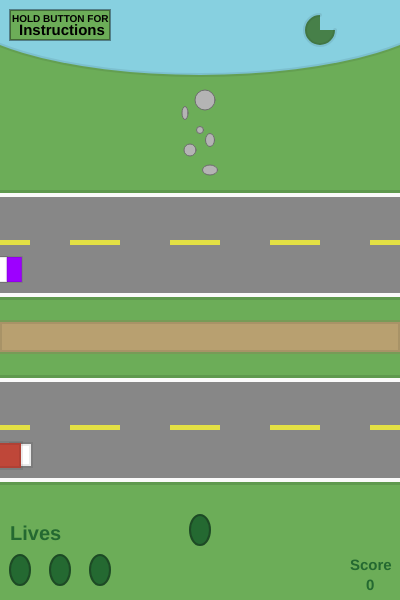
Frame 1 (no input)
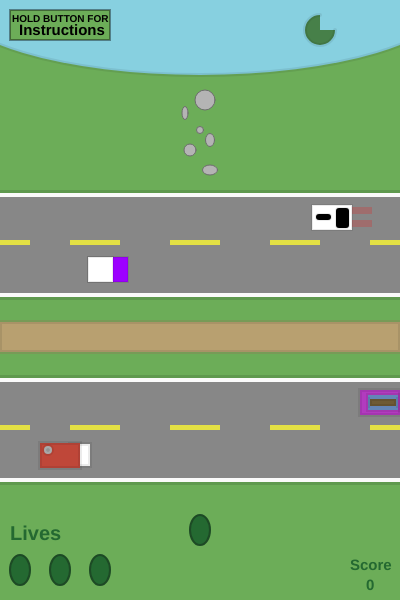
Frame 60 (no input)
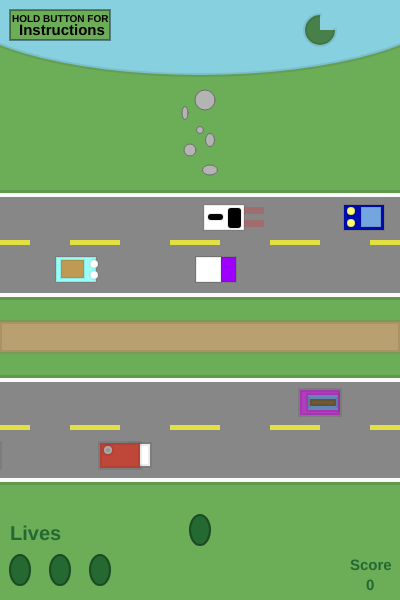
Frame 120 (the mouse pressed at the canvas centre since frame 60)

The p5.js sketch that drew these frames (run headless with seeded random() and noise() and a simulated clock; from frame 60 on, the mouse is pressed at the canvas centre):

// p5.js sketch
// ── sketch.js
//variables for bottom lane right
var carBottom_right1 = - 20
var carBottom_right2 = - 160
var carBottom_right3 = - 300

//variables for bottom lane left
var carBottom_left1 = 420
var carBottom_left2 = 560
var carBottom_left3 = 700


//variables for top lane right
var carTop_right1 = - 20
var carTop_right2 = - 160
var carTop_right3 = - 300


//variables for top lane left
var carTop_left1 = 420
var carTop_left2 = 560
var carTop_left3 = 700


//variables for gofer
var beaver = -100

//frog 
var frogY = 530
var frogX = 200

//Lives
var noLives = 3

//Score
var score = 0

function enviroment(){
 
  
  //pathway
  stroke(140, 122, 87, 90)
  strokeWeight(4)
  fill(184, 160, 112)
  rect(0, 322, 400, 30)
  
  //stones
  stroke(110)
  strokeWeight(1)
  fill(180)
  ellipse(205, 100, 20)
  ellipse(190, 150, 10)
  ellipse(190, 150, 5)
  ellipse(200, 130, 7)
  ellipse(190, 150, 12)
  ellipse(210, 170, 15, 10)
  ellipse(210, 140, 9, 13)
  ellipse(185, 113, 6, 13)
  
  //Bottom Road
  fill(0, 30)
  noStroke()
  rect(-10, 375, 420, 110)
  fill(135)
  stroke(250)
  strokeWeight(4)
  rect(-10, 380, 420, 100)
  fill(227, 224, 68)
  noStroke()
  rect(-20, 425, 50, 5)
  rect(70, 425, 50, 5)
  rect(170, 425, 50, 5)
  rect(270, 425, 50, 5)
  rect(370, 425, 50, 5)
  
  //Top Road
  fill(0, 30)
  noStroke()
  rect(-10, 190, 420, 110)
  fill(135)
  stroke(250)
  strokeWeight(4)
  rect(-10, 195, 420, 100)
  fill(227, 224, 68)
  noStroke()
  rect(-20, 240, 50, 5)
  rect(70, 240, 50, 5)
  rect(170, 240, 50, 5)
  rect(270, 240, 50, 5)
  rect(370, 240, 50, 5)
  
  //Pond
  stroke(2, 20)
  fill(135, 208, 224)
  ellipse(200, 0, 500, 150)
  fill(71, 128, 73)
  arc(320, 30, 30, 30, 0, PI+HALF_PI);
}



  // function for car 1
  function car1(){
  fill(255)
  rect(carBottom_right1 + 30, 444, 20, 22)
  fill(191, 71, 57)
  rect(carBottom_right1, 443, 40, 25)
  fill(200)
  ellipse(carBottom_right1 + 8, 450, 8)
  fill(160)
  ellipse(carBottom_right1 + 8, 450, 4)
}
  


  //function for car 2
  function car2(){
  fill(240, 184, 31)
  rect(carBottom_right2, 443, 40, 25)
  fill(255)
  ellipse(carBottom_right2 + 33, 450, 6)
  ellipse(carBottom_right2 + 33, 462, 6)
  rect(carBottom_right2 + 5, 450, 20, 10)
}



  //function for car 3
  function car3(){
  fill(68, 116, 189)
  rect(carBottom_right3, 443, 40, 25)
  fill(80, 150, 210)
  rect(carBottom_right3, 443, 20, 25)
  fill(255)
  rect(carBottom_right3 + 22, 450, 17, 10)
}



  //function for car 4
  function car4(){
  fill(178, 59, 191)
  rect(carBottom_left1, 390, 40, 25)
  fill(109, 144, 199)
  rect(carBottom_left1 + 8, 395, 30, 15)
  fill(110, 90, 53)
  rect(carBottom_left1 + 10, 399, 26, 7)
  }



  //function for car 5
  function car5(){
  fill(28, 217, 34)
  rect(carBottom_left2, 390, 40, 25)
  fill(200)
  rect(carBottom_left2 + 13, 393, 20, 19)
  }



  //function for car 6
  function car6(){
  fill(250, 238, 20)
  rect(carBottom_left3, 390, 40, 25)
  fill(255)
  rect(carBottom_left3 + 20, 392, 10, 20)
  fill(0)
  rect(carBottom_left3 + 24, 396, 2, 12)
  fill(252, 176, 33)
  ellipse(carBottom_left3 + 6, 396, 6)
  ellipse(carBottom_left3 + 6, 408, 6)
  strokeWeight(0)
  fill(255, 249, 66, 20)
  rect(carBottom_left3 - 20, 405, 20, 8)
  rect(carBottom_left3 - 20, 392, 20, 8)
  strokeWeight(2)
  }



  //function for car 7
  function car7(){
  fill(157, 0, 255)
  rect(carTop_right1, 257, 40, 25)
  fill(255)
  rect(carTop_right1, 257, 25, 25)
  }
  



  //function for car 8
  function car8(){
  fill(150, 255, 250)
  rect(carTop_right2, 257, 40, 25)
  fill(191, 154, 84)
  rect(carTop_right2 + 5, 260, 23, 18)
  fill(255)
  ellipse(carTop_right2 + 38, 264, 8)
  ellipse(carTop_right2 + 38, 275, 8)
  }



  //function for car 9
  function car9(){
  fill(206, 159, 237)
  rect(carTop_right3, 257, 40, 25)
  fill(165, 128, 189)
  rect(carTop_right3 + 10, 260, 17, 18)
  }


 
  //function for car 10
  function car10 (){
  fill(255)
  rect(carTop_left1, 205, 40, 25)
  fill(0)
  rect(carTop_left1 + 4, 214, 15, 6, 50)
  rect(carTop_left1 + 24, 208, 13, 20, 3)
  strokeWeight(0)
  fill(255, 0, 0, 50)
  rect(carTop_left1 + 40, 207, 20, 7)
  rect(carTop_left1 + 40, 220, 20, 7)
  strokeWeight(2)
  }



  //function for car 11
  function car11(){
  fill(0, 12, 173)
  rect(carTop_left2, 205, 40, 25)
  fill(252, 252, 114)
  ellipse(carTop_left2 + 7, 211, 8)
  ellipse(carTop_left2 + 7, 223, 8)
  fill(164, 229, 245, 180)
  rect(carTop_left2 + 17, 207, 20, 20)
  }



  //function for car 12
  function car12(){
  fill(64, 64, 64)
  rect(carTop_left3, 205, 40, 25)
  fill(180)
  rect(carTop_left3 + 15, 205, 25, 25)
  }



  //function for beaver
  function beaver1(){
  fill(255)
  rect(beaver+13, 332, 5, 4)
  rect(beaver+13, 337, 5, 4)
  fill(173, 125, 29)
  ellipse(beaver, 337, 30, 20)
  fill(97, 69, 14)
  ellipse(beaver - 20, 337, 20, 10)
  }



  //function for frog
  function frog(){
  stroke(29, 74, 37)
  strokeWeight(2)
  fill(36, 105, 49)
  ellipse(frogX, frogY, 20, 30)
  }



  //function for lives (visual)
  function lives(x, y){
  ellipse(x, y, 20, 30)
  }



  //function for lives (Text)
  function livesText(){
  textSize(20)
  textStyle(BOLD)
  noStroke()
  text('Lives', 10, 540)
  stroke(29, 74, 37)
  strokeWeight(2)
  }



function setup() {
  createCanvas(400, 600);
}



function draw() {
  background(108, 173, 88);
  
  
 //draws all of the background
  enviroment()
  
  
 //Cars in bottom lane animation going right
 carBottom_right1++
 if(carBottom_right1>400)
  {
    carBottom_right1 = -40
  }

   carBottom_right2++
 if(carBottom_right2>400)
  {
    carBottom_right2 = -40
  }
  
 carBottom_right3++
 if(carBottom_right3>400)
  {
    carBottom_right3 = -40
  }
  //Cars in bottom Lane going right
  car1 ()
  car2 ()
  car3 ()
  
  
  
  //Cars in bottom lane animation going left
 carBottom_left1--
 if(carBottom_left1< -50)
  {
    carBottom_left1 = 400
  }
 
   carBottom_left2--
   if(carBottom_left2< -50)
  {
    carBottom_left2 = 400
  }
 
   carBottom_left3--
   if(carBottom_left3< -50)
  {
    carBottom_left3 = 400
  }
  //Cars in bottom Lane going left
  car4()
  car5()
  car6()
  
  
  
  //Cars in Top lane animation going right
  carTop_right1 = carTop_right1+1.8
  carTop_right2 = carTop_right2+1.8
  carTop_right3 = carTop_right3+1.8

 if(carTop_right1>400)
  {
    carTop_right1 = -40
  }
  
   if(carTop_right2>400)
  {
    carTop_right2 = -40
  }
  
  if(carTop_right3>400)
  {
    carTop_right3 = -40
  }
  //Cars in Top Lane going right
  car7()
  car8()
  car9()
  
  
  
  //Cars in Top lane animation going left
  carTop_left1 = carTop_left1-1.8
  carTop_left2 = carTop_left2-1.8
  carTop_left3 = carTop_left3-1.8
  
  if(carTop_left1< -50)
  {
    carTop_left1 = 400
  } 
  
     if(carTop_left2< -50)
  {
    carTop_left2 = 400
  } 
  
    if(carTop_left3< -50)
  {
    carTop_left3 = 400
  } 
  //Cars in top Lane going left
  car10()
  car11()
  car12()

  
  
  //beaver animation
    beaver = beaver+0.4
  if(beaver>500){
    beaver = -100
  }
  //beaver
  beaver1()

  
  //Frog
  frog()
  if (keyIsDown(LEFT_ARROW)) {
    frogX -= 1.3;
  }

  if (keyIsDown(RIGHT_ARROW)) {
    frogX += 1.3;
  }

  if (keyIsDown(UP_ARROW)) {
    frogY -= 1.3;
  }

  if (keyIsDown(DOWN_ARROW)) {
    frogY += 1.3;
  }
  
  if(frogX>385){
    frogX=385
  }
  if(frogX<15){
    frogX=15
  }
  if(frogY<20){
    frogY=20
  }
  if(frogY>580){
    frogY=580
  }
  
  //lives
  livesText()
  if(noLives==1){
  lives(20, 570)
  }
  
  if(noLives==2){
  lives(20, 570)
  lives(60, 570)
  }
  
  if(noLives==3){
  lives(20, 570)
  lives(60, 570)
  lives(100, 570)
  }

  
  //Score
  textSize(15)
  noStroke()
  text('Score', 350, 570)
  text(''+score, 366, 590)
  if(frogY<40){
    score = score+1
    frogX = 200; 
    frogY = 550
  }
  
  
//collision for all the cars
  function collisionCheck (other_x, other_y, other_width, other_height){    
  return (frogX- 10< other_x + other_width) && (frogY - 15 < other_y + other_height) && (frogX + 10 > other_x) && (frogY + 15 > other_y);  
}
  if (collisionCheck(carBottom_right1, 444, 40, 25)){
     noLives = noLives - 1;//lost a life
     frogX = 200; //change these values as appropraite to place frog back
     frogY = 550;
 }
  if (collisionCheck(carBottom_right2, 444, 40, 25)){
     noLives = noLives - 1;//lost a life
     frogX = 200; //change these values as appropraite to place frog back
     frogY = 550;
 }
  if (collisionCheck(carBottom_right3, 444, 40, 25)){
     noLives = noLives - 1;//lost a life
     frogX = 200; //change these values as appropraite to place frog back
     frogY = 550;
 }
  if (collisionCheck(carBottom_left1, 390, 40, 25)){
     noLives = noLives - 1;//lost a life
     frogX = 200; //change these values as appropraite to place frog back
     frogY = 550;
 }
   if (collisionCheck(carBottom_left2, 390, 40, 25)){
     noLives = noLives - 1;//lost a life
     frogX = 200; //change these values as appropraite to place frog back
     frogY = 550;
 }
   if (collisionCheck(carBottom_left3, 390, 40, 25)){
     noLives = noLives - 1;//lost a life
     frogX = 200; //change these values as appropraite to place frog back
     frogY = 550;
 }
  if (collisionCheck(carTop_right1, 257, 40, 25)){
     noLives = noLives - 1;//lost a life
     frogX = 200; //change these values as appropraite to place frog back
     frogY = 550;
 }
  if (collisionCheck(carTop_right2, 257, 40, 25)){
     noLives = noLives - 1;//lost a life
     frogX = 200; //change these values as appropraite to place frog back
     frogY = 550;
 }
  if (collisionCheck(carTop_right3, 257, 40, 25)){
     noLives = noLives - 1;//lost a life
     frogX = 200; //change these values as appropraite to place frog back
     frogY = 550;
 }
  if (collisionCheck(carTop_left1, 205, 40, 25)){
     noLives = noLives - 1;//lost a life
     frogX = 200; //change these values as appropraite to place frog back
     frogY = 550;
}
  if (collisionCheck(carTop_left2, 205, 40, 25)){
     noLives = noLives - 1;//lost a life
     frogX = 200; //change these values as appropraite to place frog back
     frogY = 550;
}
  if (collisionCheck(carTop_left3, 205, 40, 25)){
     noLives = noLives - 1;//lost a life
     frogX = 200; //change these values as appropraite to place frog back
     frogY = 550;
}
  if (collisionCheck(beaver - 15, 328, 30, 20)){
     noLives = noLives - 1;//lost a life
     frogX = 200; //change these values as appropraite to place frog back
     frogY = 550;
}
  
  
  //Game Over Screen
  if (noLives == 0){
    fill(255,0,0)
    rect(0,0, 400, 600)
    textSize(50)
    fill(0)
    text("GAME OVER",200,250)
    textSize(30)
    text("YOUR SCORE " + score, 200, 290)
    textSize(20)
    text("Run The Program Again To Restart",200, 575)
  }
  
  //Instruction button and page
  if(noLives>=1){
  fill(108, 173, 88)
  strokeWeight(2)
  stroke(0, 100)
  rect(10,10,100, 30)
  fill(0)
  noStroke()
  text("Instructions",19,35)
  textSize(10)
  text("HOLD BUTTON FOR", 12, 22)
  

  if (mouseIsPressed){
    if(mouseX<100 && mouseX>0 && mouseY<40 && mouseY>10){
      fill(108, 173, 88)
      stroke(0,80)
      strokeWeight(10)
      rect(50,100, 300,400, 10)
      fill(51, 145, 63)
      textSize(50)
      stroke(0,100)
      strokeWeight(5)
      text("FROGGER",70,170)
      textSize(15)
      noStroke()
      fill(0)
      text("1.Doge all the obsticles",120, 220)
      text("2.Use Arrow Keys To Move", 110, 250)
      text("3.Make it into the pond to gain a point",70, 280)
      textSize(11)
      text("If you make it to the pond you will be teleported",70, 350)
      text("back to the start and can go again to gain more points",60, 360)
      text("you have 3 Lives, if you lose them all its GAME OVER!",60, 400)
    }
  }
  }
}
